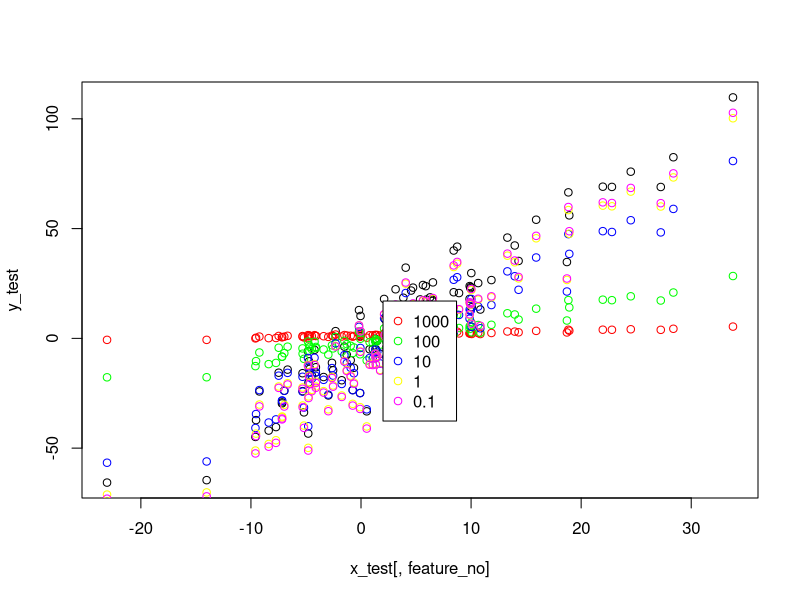
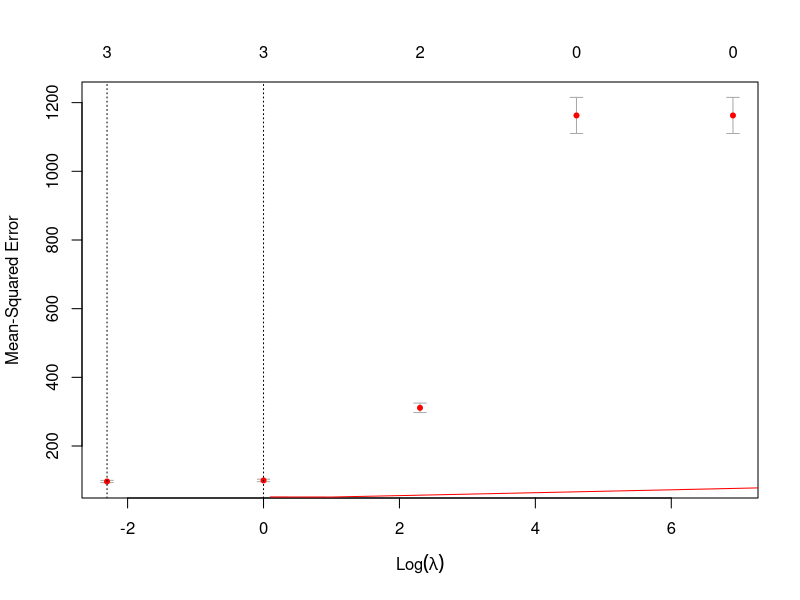

Recreate these plots in R, in order.
n_train = 1000
n_test = 100
m = 4
std = 10
d = 3

# Data point creation
x <- function(n, d, mean, std) {
  return(matrix(rnorm(n*d, mean, std), n, d))
}

# Model
y <- function(x, noise) {
  return(3*x[,1] - x[,2] + 0.5*x[,3] + noise)
}

# Create train and test sets
x_train <- x(n_train, d, m, std)
noise <- rnorm(n_train, -7, 10)
y_train <- y(x_train, noise)

x_test <- x(n_test, d, m, std)
y_test <- y(x_test, 0)


# Get fit through glmnet
library("glmnet")
lambdas = c(1000, 100, 10, 1, 0.1)
fit = glmnet(x_train, y_train, alpha=0, lambda = lambdas)

# Predict on test set
pred = predict.glmnet(fit, newx=x_test, type="response")

# Get coefficients
cf = as.matrix(coef.glmnet(fit))

# Plot dependence on one feature
feature_no = 1
nlambdas = length(lambdas)
cols = c("red", "green", "blue", "yellow", "magenta")
plot(x_test[,feature_no], y_test)
for (i in c(1:nlambdas)) {
  points(x_test[,feature_no], pred[,i], col=cols[i])
}
legend(2,17, lambdas, col=cols[1:nlambdas], pch=21)

# Compute MSE
mse = c()
for (i in c(1:nlambdas)) {
  mse[i] = sum((y_test - pred[,i])^2)/length(y_test)
}

# Estimate MSE through cross validation
cvfit = cv.glmnet(x_train, y_train, lambda=lambdas, type.measure="mse", nfolds=10)
plot(cvfit)
lines(lambdas, mse, col="red")
cvfit$cvm
mse
